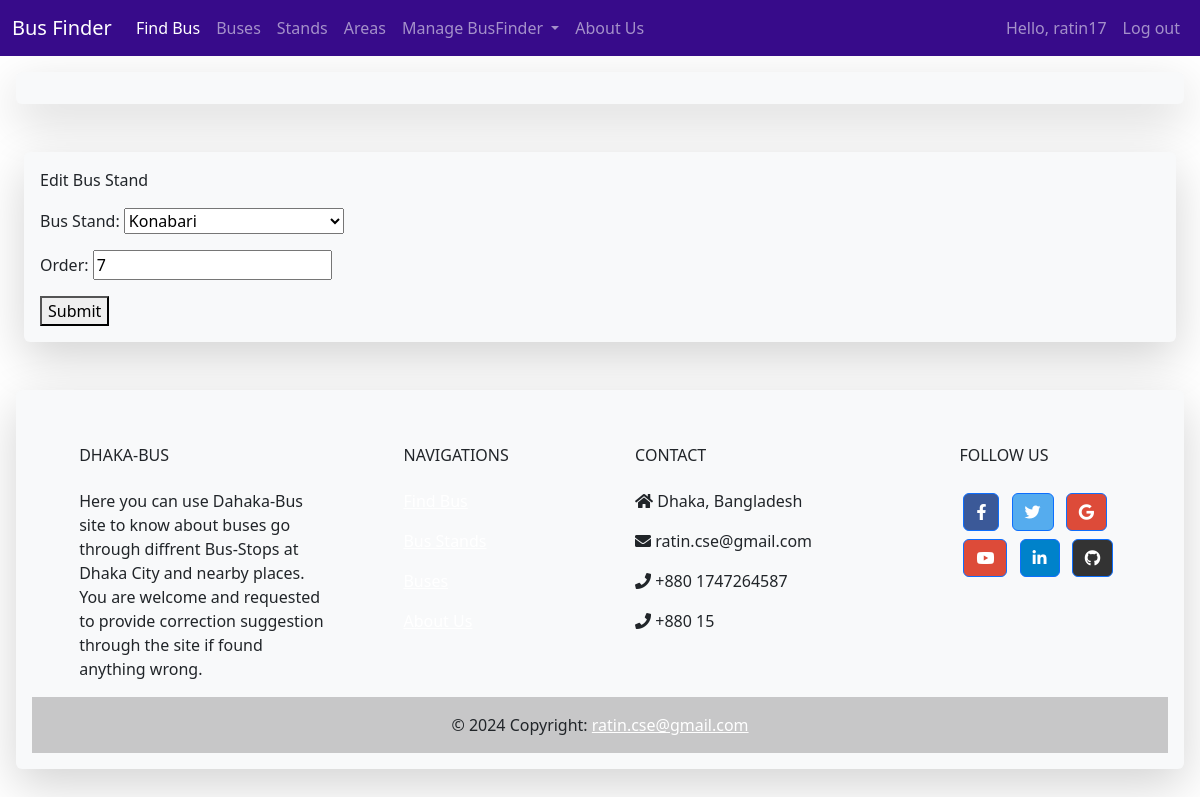
Page /bus/edit/11/7/ (signed in) on the earlier database version.
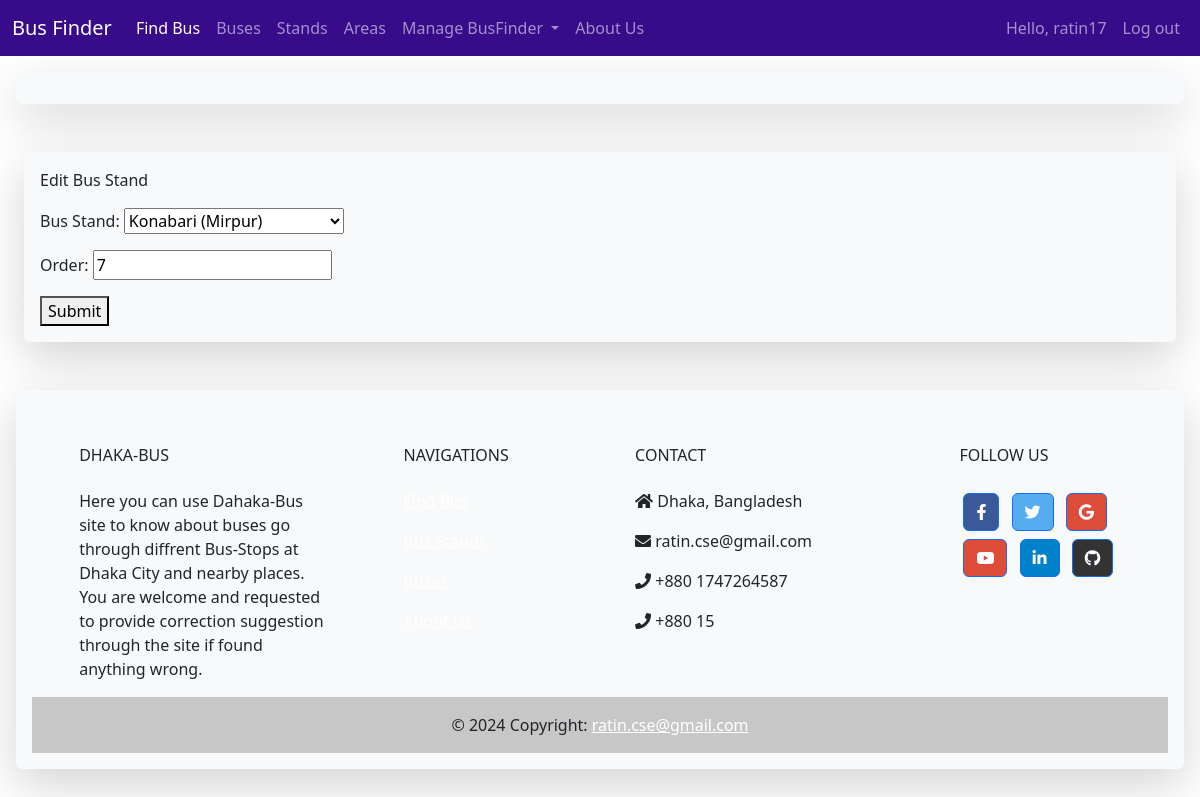
Same page on the later database version.
### Buses/models.py (models this page shows)
class OrderingModel(models.Model):
    stand = models.ForeignKey(Stand, on_delete=models.CASCADE)
    bus = models.ForeignKey(Bus, on_delete=models.CASCADE)
    order = models.PositiveIntegerField(blank=True,null=True)
    class Meta:
        ordering=['-bus','order']
    def __str__(self):
        return self.bus.b_name+'-'+f'{self.order}-'+self.stand.s_name

### Buses/views.py (the view)
# urls.py: path('edit/<int:bus_id>/<int:order>/', views.edit_bus_stand, name='edit_bus_stand'),
@login_required
def edit_bus_stand(request,bus_id,order):
    bus = Bus.objects.filter(id=bus_id).first()
    orderingIns=OrderingModel.objects.filter(bus=bus,order=order).first()
    print(orderingIns)
    if request.method != 'POST':
        form = EditBusStandForm(instance=orderingIns)
    else:
        form = EditBusStandForm(instance=orderingIns,data=request.POST)
        if form.is_valid():
            form.save()
            return redirect('bus',bus_id=bus_id)
    context = {'form': form,'bus_id':bus_id,'order_id':order}
    return render(request, 'edit_bus_stand.html', context)

### Buses/forms.py
class EditBusStandForm(forms.ModelForm):
    class Meta:
        model = OrderingModel
        fields = ['stand','order']
        labels = {'stand': 'Bus Stand:','order':'Order:'}

### Stands/models.py (called while the page is built)
    def __str__(self):
        return self.s_name

### Buses/templates/edit_bus_stand.html (shortened to what this page needs)
{% extends "base.html" %}
{% block content %}
  <p>Edit Bus Stand</p>
  <form action="{% url 'edit_bus_stand' bus_id order_id %}" method='post'>
    {{ form.as_p }}
    <button name="submit">Submit</button>
  </form>
{% endblock content %}

Differences in the rows shown:
changed OrderingModel: stand "Konabari" → "Konabari (Mirpur)"
